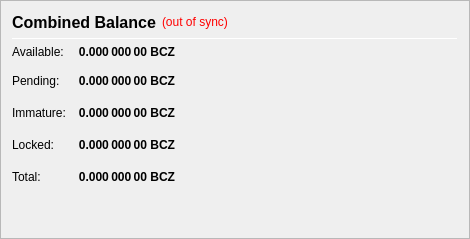
                   <widget class="QFrame" name="frame_CombinedBalances">
                    <property name="minimumSize">
                     <size>
                      <width>470</width>
                      <height>0</height>
                     </size>
                    </property>
                    <property name="frameShape">
                     <enum>QFrame::StyledPanel</enum>
                    </property>
                    <property name="frameShadow">
                     <enum>QFrame::Raised</enum>
                    </property>
                    <layout class="QVBoxLayout" name="verticalLayout_5">
                     <item>
                      <layout class="QHBoxLayout" name="horizontalLayout_5" stretch="0,0,0">
                       <item>
                        <widget class="QLabel" name="label_5z">
                         <property name="minimumSize">
                          <size>
                           <width>0</width>
                           <height>20</height>
                          </size>
                         </property>
                         <property name="font">
                          <font>
                           <pointsize>12</pointsize>
                           <weight>75</weight>
                           <bold>true</bold>
                          </font>
                         </property>
                         <property name="toolTip">
                          <string>Combined Balance (including unconfirmed and immature coins)</string>
                         </property>
                         <property name="text">
                          <string>Combined Balance</string>
                         </property>
                        </widget>
                       </item>
                       <item>
                        <widget class="QLabel" name="labelWalletStatus">
                         <property name="cursor">
                          <cursorShape>WhatsThisCursor</cursorShape>
                         </property>
                         <property name="toolTip">
                          <string>The displayed information may be out of date. Your wallet automatically synchronizes with the BCZ network after a connection is established, but this process has not completed yet.</string>
                         </property>
                         <property name="styleSheet">
                          <string notr="true">QLabel { color: red; }</string>
                         </property>
                         <property name="text">
                          <string notr="true">(out of sync)</string>
                         </property>
                         <property name="alignment">
                          <set>Qt::AlignLeading|Qt::AlignLeft|Qt::AlignVCenter</set>
                         </property>
                        </widget>
                       </item>
                       <item>
                        <spacer name="horizontalSpacer_1">
                         <property name="orientation">
                          <enum>Qt::Horizontal</enum>
                         </property>
                         <property name="sizeHint" stdset="0">
                          <size>
                           <width>40</width>
                           <height>20</height>
                          </size>
                         </property>
                        </spacer>
                       </item>
                      </layout>
                     </item>
                     <item>
                      <widget class="Line" name="line_CombinedBalance">
                       <property name="minimumSize">
                        <size>
                         <width>0</width>
                         <height>1</height>
                        </size>
                       </property>
                       <property name="maximumSize">
                        <size>
                         <width>16777215</width>
                         <height>1</height>
                        </size>
                       </property>
                       <property name="orientation">
                        <enum>Qt::Horizontal</enum>
                       </property>
                      </widget>
                     </item>
                     <item>
                      <layout class="QGridLayout" name="gridLayout_3">
                       <property name="spacing">
                        <number>12</number>
                       </property>
                       <item row="1" column="0">
                        <widget class="QLabel" name="labelBalanceTextz">
                         <property name="text">
                          <string>Available:</string>
                         </property>
                        </widget>
                       </item>
                       <item row="1" column="1">
                        <widget class="QLabel" name="labelBalancez">
                         <property name="font">
                          <font>
                           <weight>75</weight>
                           <bold>true</bold>
                          </font>
                         </property>
                         <property name="cursor">
                          <cursorShape>IBeamCursor</cursorShape>
                         </property>
                         <property name="toolTip">
                          <string>Your current spendable balance</string>
                         </property>
                         <property name="text">
                          <string notr="true">0.000 000 00 BCZ</string>
                         </property>
                         <property name="alignment">
                          <set>Qt::AlignRight|Qt::AlignTrailing|Qt::AlignVCenter</set>
                         </property>
                         <property name="textInteractionFlags">
                          <set>Qt::LinksAccessibleByMouse|Qt::TextSelectableByKeyboard|Qt::TextSelectableByMouse</set>
                         </property>
                        </widget>
                       </item>
                       <item row="2" column="0">
                        <widget class="QLabel" name="labelPendingTextz">
                         <property name="text">
                          <string>Pending:</string>
                         </property>
                        </widget>
                       </item>
                       <item row="2" column="1">
                        <widget class="QLabel" name="labelPendingz">
                         <property name="font">
                          <font>
                           <weight>75</weight>
                           <bold>true</bold>
                          </font>
                         </property>
                         <property name="cursor">
                          <cursorShape>IBeamCursor</cursorShape>
                         </property>
                         <property name="toolTip">
                          <string>Total of transactions that have yet to be confirmed, and do not yet count toward the spendable balance</string>
                         </property>
                         <property name="text">
                          <string notr="true">0.000 000 00 BCZ</string>
                         </property>
                         <property name="alignment">
                          <set>Qt::AlignRight|Qt::AlignTrailing|Qt::AlignVCenter</set>
                         </property>
                         <property name="textInteractionFlags">
                          <set>Qt::LinksAccessibleByMouse|Qt::TextSelectableByKeyboard|Qt::TextSelectableByMouse</set>
                         </property>
                        </widget>
                       </item>
                       <item row="2" column="3">
                        <spacer name="horizontalSpacer_2">
                         <property name="orientation">
                          <enum>Qt::Horizontal</enum>
                         </property>
                         <property name="sizeHint" stdset="0">
                          <size>
                           <width>40</width>
                           <height>20</height>
                          </size>
                         </property>
                        </spacer>
                       </item>
                       <item row="3" column="0">
                        <widget class="QLabel" name="labelImmatureTextz">
                         <property name="text">
                          <string>Immature:</string>
                         </property>
                        </widget>
                       </item>
                       <item row="3" column="1">
                        <widget class="QLabel" name="labelImmaturez">
                         <property name="font">
                          <font>
                           <weight>75</weight>
                           <bold>true</bold>
                          </font>
                         </property>
                         <property name="cursor">
                          <cursorShape>IBeamCursor</cursorShape>
                         </property>
                         <property name="toolTip">
                          <string>Staked or masternode rewards that has not yet matured</string>
                         </property>
                         <property name="text">
                          <string notr="true">0.000 000 00 BCZ</string>
                         </property>
                         <property name="alignment">
                          <set>Qt::AlignRight|Qt::AlignTrailing|Qt::AlignVCenter</set>
                         </property>
                         <property name="textInteractionFlags">
                          <set>Qt::LinksAccessibleByMouse|Qt::TextSelectableByKeyboard|Qt::TextSelectableByMouse</set>
                         </property>
                        </widget>
                       </item>
                       <item row="3" column="3">
                        <spacer name="horizontalSpacer_21">
                         <property name="orientation">
                          <enum>Qt::Horizontal</enum>
                         </property>
                         <property name="sizeHint" stdset="0">
                          <size>
                           <width>40</width>
                           <height>20</height>
                          </size>
                         </property>
                        </spacer>
                       </item>
                       <item row="4" column="0">
                        <widget class="QLabel" name="labelLockedBalanceTextz">
                         <property name="toolTip">
                          <string>Locked BCZ or Masternode collaterals. These are excluded from zBCZ minting.</string>
                         </property>
                         <property name="text">
                          <string>Locked:</string>
                         </property>
                        </widget>
                       </item>
                       <item row="4" column="1">
                        <widget class="QLabel" name="labelLockedBalancez">
                         <property name="font">
                          <font>
                           <weight>75</weight>
                           <bold>true</bold>
                          </font>
                         </property>
                         <property name="cursor">
                          <cursorShape>IBeamCursor</cursorShape>
                         </property>
                         <property name="toolTip">
                          <string>Locked BCZ or Masternode collaterals. These are excluded from zBCZ minting.</string>
                         </property>
                         <property name="text">
                          <string notr="true">0.000 000 00 BCZ</string>
                         </property>
                         <property name="alignment">
                          <set>Qt::AlignRight|Qt::AlignTrailing|Qt::AlignVCenter</set>
                         </property>
                         <property name="textInteractionFlags">
                          <set>Qt::LinksAccessibleByMouse|Qt::TextSelectableByKeyboard|Qt::TextSelectableByMouse</set>
                         </property>
                        </widget>
                       </item>
                       <item row="4" column="3">
                        <spacer name="horizontalSpacer_9">
                         <property name="orientation">
                          <enum>Qt::Horizontal</enum>
                         </property>
                         <property name="sizeHint" stdset="0">
                          <size>
                           <width>40</width>
                           <height>20</height>
                          </size>
                         </property>
                        </spacer>
                       </item>
                       <item row="5" column="0">
                        <widget class="QLabel" name="labelTotalTextz">
                         <property name="text">
                          <string>Total:</string>
                         </property>
                        </widget>
                       </item>
                       <item row="5" column="1">
                        <widget class="QLabel" name="labelTotalz">
                         <property name="font">
                          <font>
                           <weight>75</weight>
                           <bold>true</bold>
                          </font>
                         </property>
                         <property name="cursor">
                          <cursorShape>IBeamCursor</cursorShape>
                         </property>
                         <property name="toolTip">
                          <string>Total Balance, including all unavailable coins.</string>
                         </property>
                         <property name="text">
                          <string notr="true">0.000 000 00 BCZ</string>
                         </property>
                         <property name="alignment">
                          <set>Qt::AlignRight|Qt::AlignTrailing|Qt::AlignVCenter</set>
                         </property>
                         <property name="textInteractionFlags">
                          <set>Qt::LinksAccessibleByMouse|Qt::TextSelectableByKeyboard|Qt::TextSelectableByMouse</set>
                         </property>
                        </widget>
                       </item>
                       <item row="5" column="3">
                        <spacer name="horizontalSpacer_23">
                         <property name="orientation">
                          <enum>Qt::Horizontal</enum>
                         </property>
                         <property name="sizeHint" stdset="0">
                          <size>
                           <width>40</width>
                           <height>20</height>
                          </size>
                         </property>
                        </spacer>
                       </item>
                      </layout>
                     </item>
                     <item>
                      <spacer name="verticalSpacer_1">
                       <property name="orientation">
                        <enum>Qt::Vertical</enum>
                       </property>
                       <property name="sizeHint" stdset="0">
                        <size>
                         <width>20</width>
                         <height>40</height>
                        </size>
                       </property>
                      </spacer>
                     </item>
                    </layout>
                   </widget>
